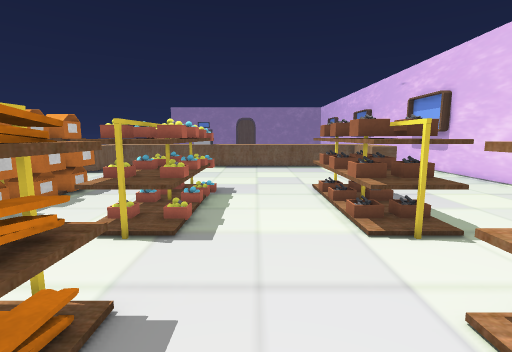
view 1 (above)

24 first-person views from a walk through a 3-D level made in the Unity game engine. The camera is 1.3 m above the floor, tilts 8° down and sees 85° across. The floor is counted in squares, 0.5 m on a side. Each view is taken from the middle of a square. On the plan, view 1 faces up. The plan holds only what a view shows up to about 19 squares ahead; the rest is blank. The place goes on beyond the plan. The player is left out. Some surface patterns are stand-ins.

view 2
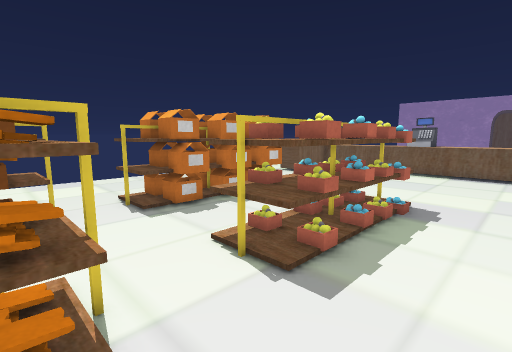

view 3
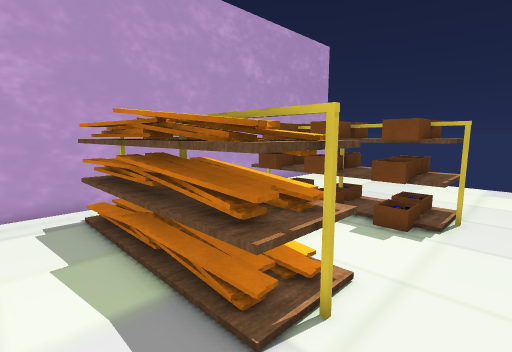

view 4
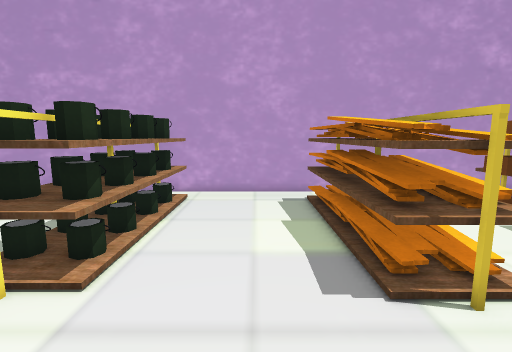

view 5
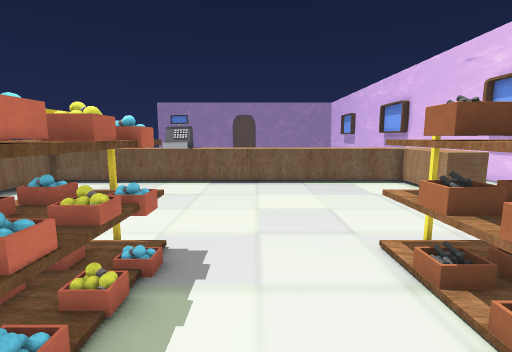

view 6
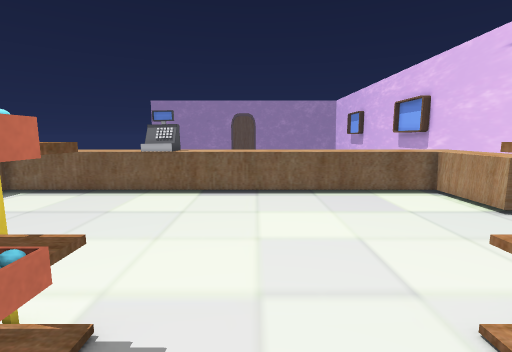

view 7
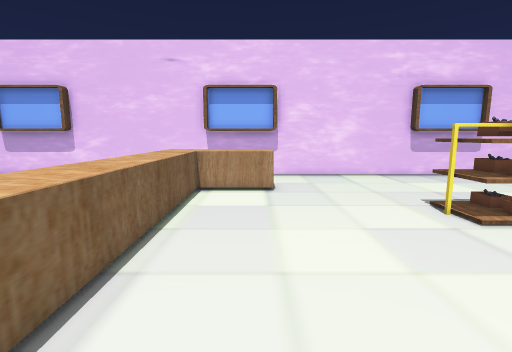

view 8
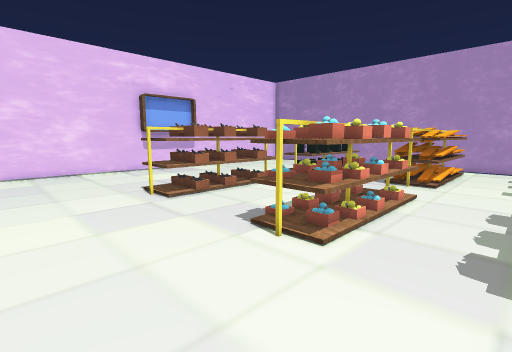

view 9
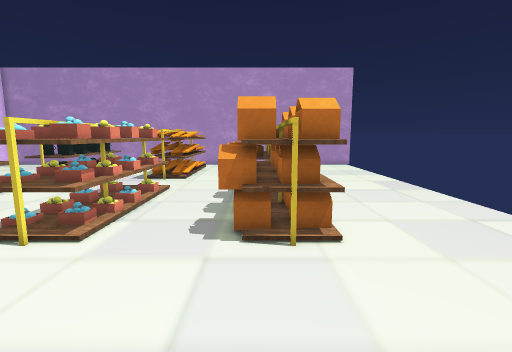

view 10
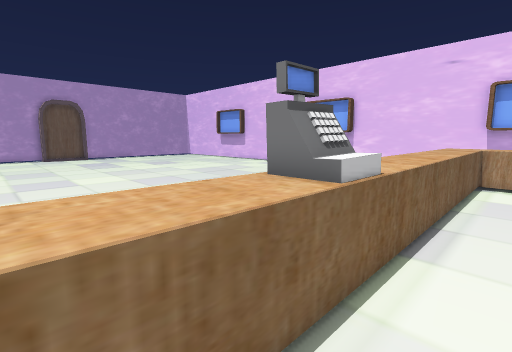

view 11
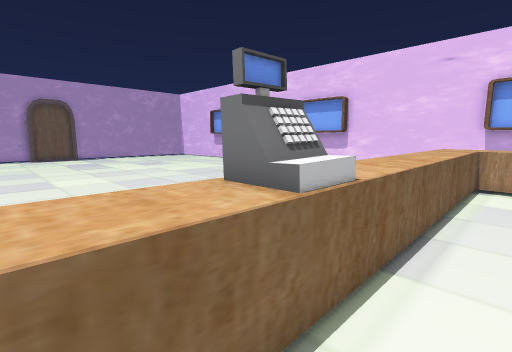

view 12
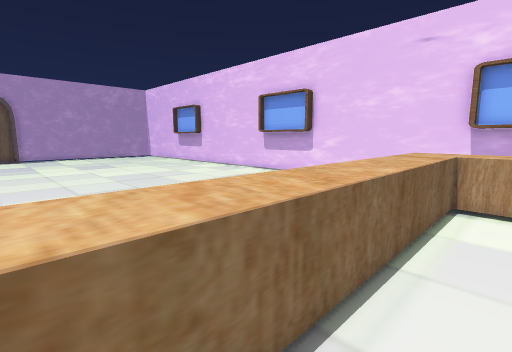

view 13
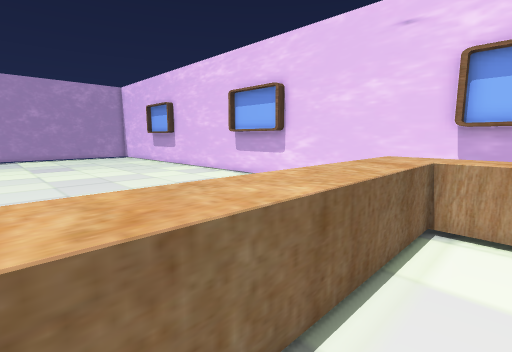

view 14
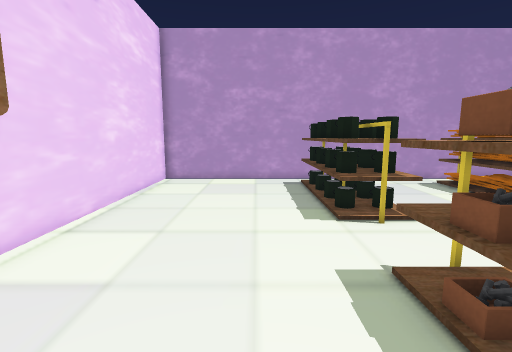

view 15
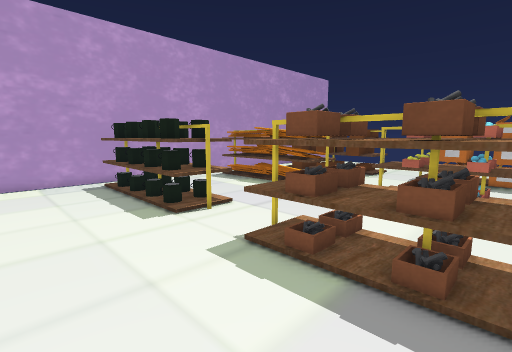

view 16
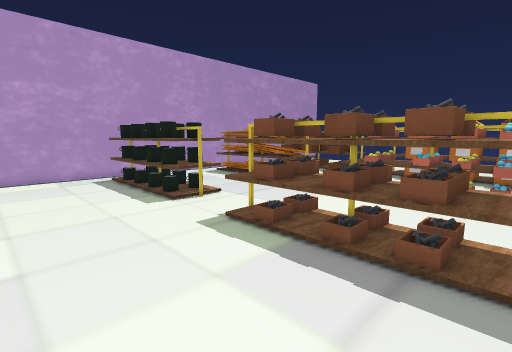

view 17
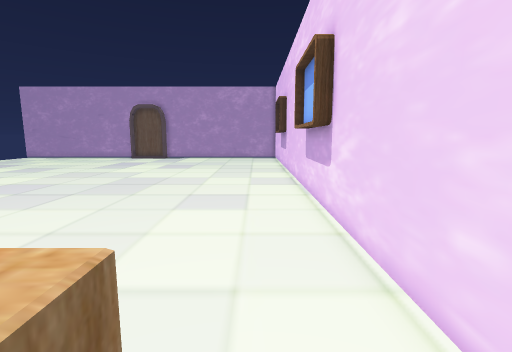

view 18
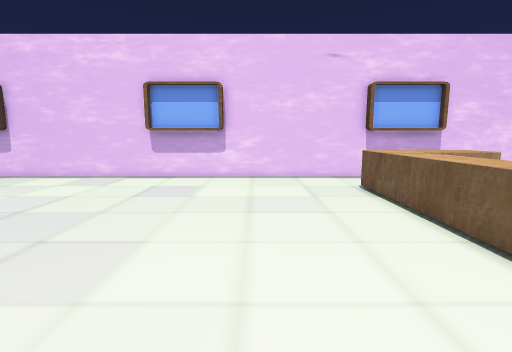

view 19
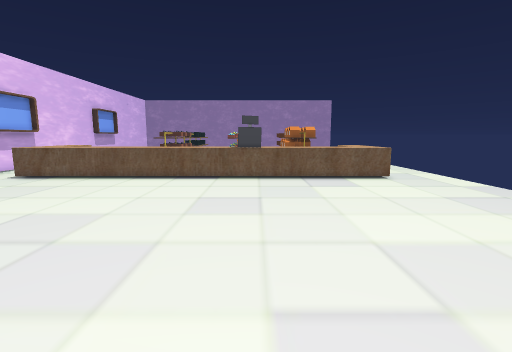

view 20
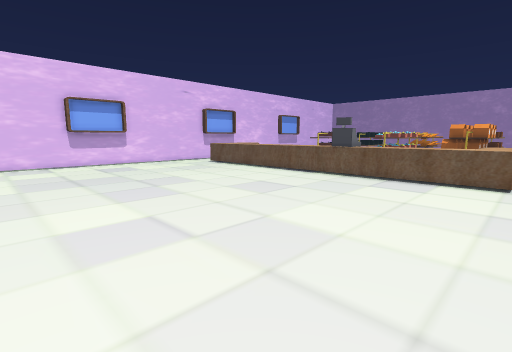

view 21
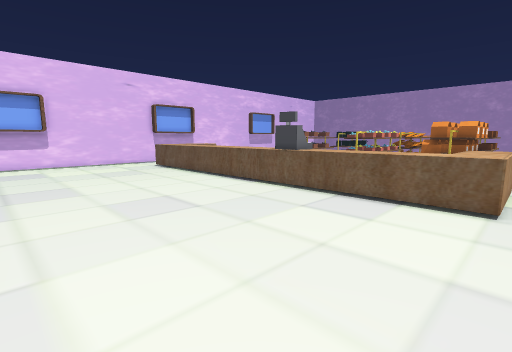

view 22
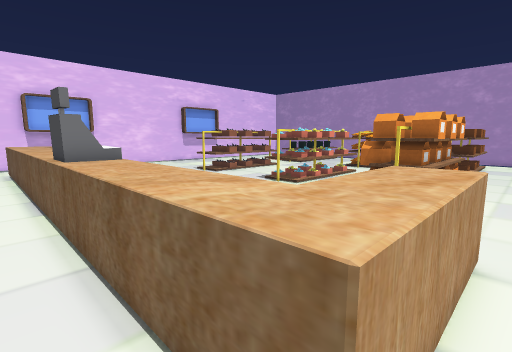

view 23
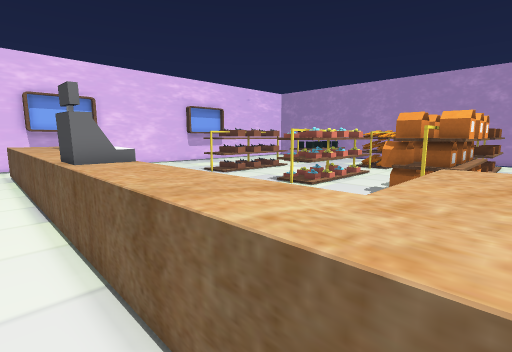

view 24
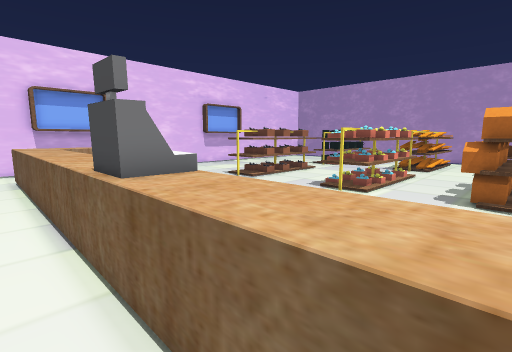

### Floor plan
Key: @ floor where view 1 was taken; # wall or solid block; . floor; = window, fence, low wall or low ledge; ^ raised ledge; S shelf; R cash register; O other object.
Columns run from 14 left of view 1 to 13 right of it. Each row starts with its distance up from view 1.
 43 .   ................   ....#
 42    ........................#
 41   .........................#
 40  ..........................#
 39 ...........................#
 38 ...........................#
 37 ...........................#
 36 ...........................#
 35 ...........................#
 34 ...........................#
 33 ...........................#
 32 ...........................#
 31 ...........................#
 30 ...........................#
 29 ...........................#
 28 ...........................#
 27 ...........................#
 26 ........===................#
 25 .^^^^^^^^RR^^^^^^^^^^^^^^..#
 24  ^^^^^^^^##^^^^^^^^^^^^^^. #
 23  ^^....................^^  #
 22  ^^....................^^  #
 21 .^^. ..................^^  #
 20 .^^.  .................^^..#
 19 ..    .....................#
 18 ...........................#
 17 ...........................#
 16 ...........................#
 15 ...........................#
 14 ...SSSO..SSSS....SSS.......#
 13 ...OSSO..SSSS....SSS.......#
 12 ...SSSO..SSSS....SSS.......#
 11 ...OSOO..SSSS....SSS.......#
 10 ...SSS...SSSS....SSS.......#
  9 ...SSSO..SSSS....SSS.......#
  8 ...SSSO..SSSS....SSS.......#
  7 ...SSS...SSSS....SSS.......#
  6 ...........................#
  5 ....S......................#
  4 ...SSSO..SSSS....SSS.......#
  3 ...  SO..SSSS....SSS.......#
  2 ...SSS...SOSS....SSS.......#
  1 ...SSSO..SOSS....SSS.......#
  0 ..   S...SOSS.@..SSS.......#
 -1     SSO..SOSS....S S.......#
 -2       O..SOSO....S S.......#
 -3     SS ..SSSS....S S.......#
 -4        .   S  .. SSS ......#
 -5 ############################

Positions as (right, up) in squares from view 1, and headings:
1: (0, 0), facing up
2: (1, 3), facing up-left
3: (0, 6), facing down-left
4: (0, 8), facing down
5: (0, 8), facing up
6: (0, 11), facing up
7: (-5, 21), facing right
8: (-8, 20), facing down-right
9: (-9, 21), facing down
10: (-9, 22), facing up-right
11: (-8, 22), facing up-right
12: (-3, 22), facing up-right
13: (0, 22), facing up-right
14: (8, 12), facing down
15: (10, 12), facing down-left
16: (11, 14), facing down-left
17: (11, 24), facing up
18: (-4, 31), facing right
19: (-5, 43), facing down
20: (-14, 43), facing down-right
21: (-14, 37), facing down-right
22: (-14, 27), facing down-right
23: (-13, 27), facing down-right
24: (-10, 27), facing down-right
